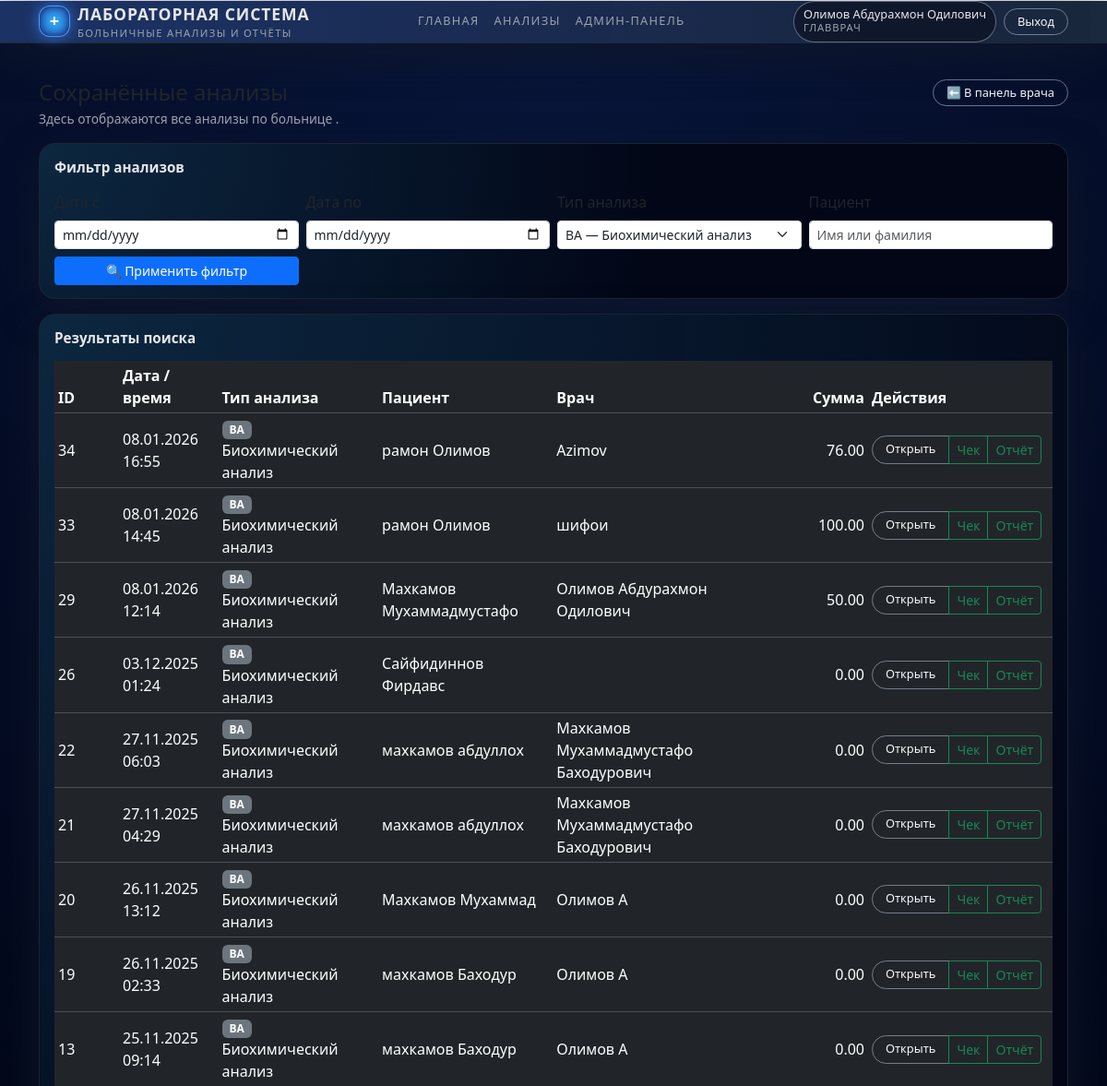
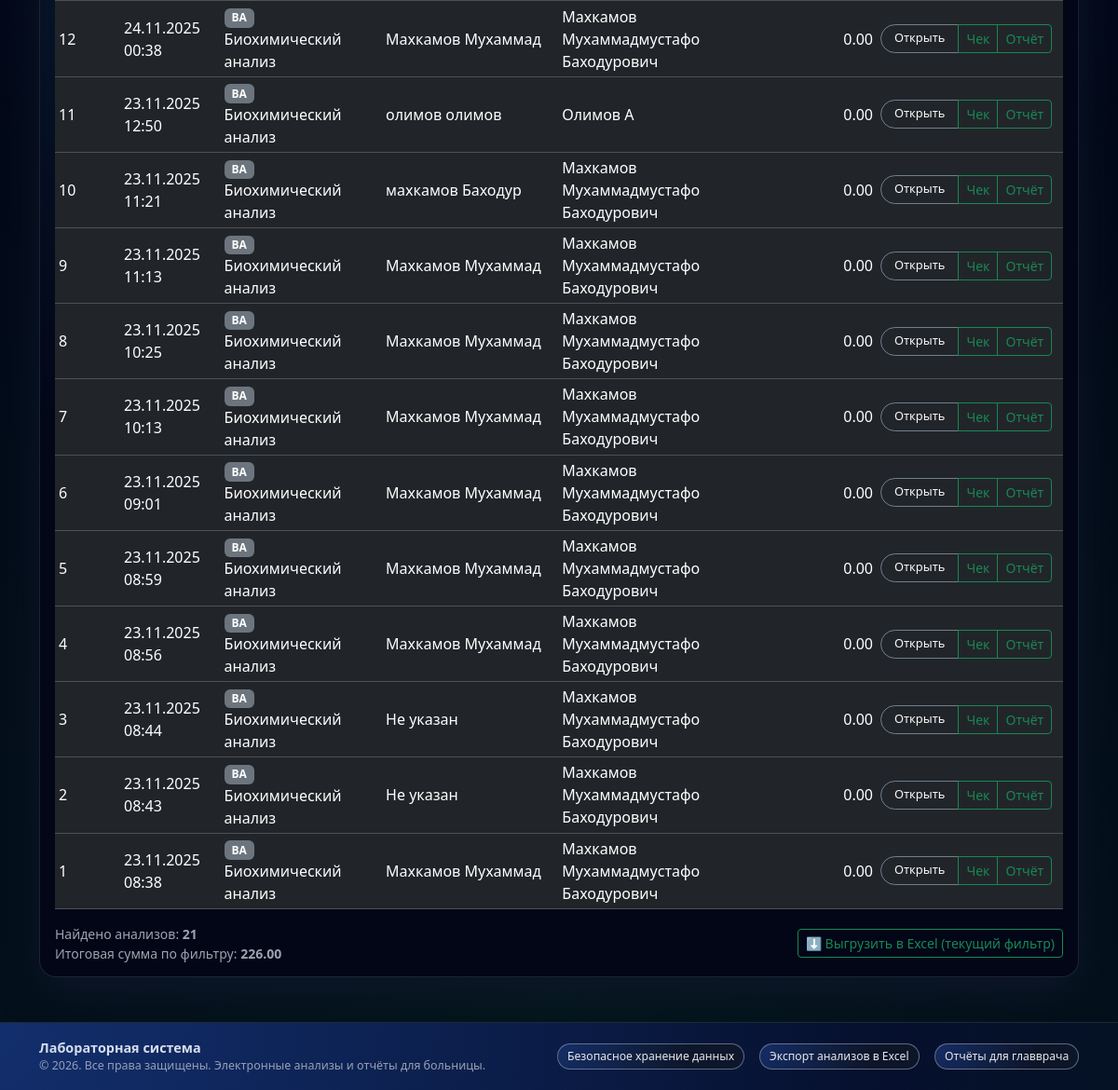
The page /pages/doctor/analyses_list.php?type_code=BA (signed in) on the database its author committed (2 pictures, top to bottom).
### tables this page shows
CREATE TABLE `patient_analyses` (
  `id` int(11) NOT NULL,
  `patient_id` int(11) DEFAULT NULL,
  `doctor_id` int(11) NOT NULL,
  `analysis_type_id` int(11) NOT NULL,
  `check_number` varchar(50) NOT NULL,
  `total_price` decimal(10,2) NOT NULL,
  `created_at` timestamp NOT NULL DEFAULT current_timestamp()
);

CREATE TABLE `analysis_types` (
  `id` int(11) NOT NULL,
  `code` varchar(20) NOT NULL,
  `name` varchar(100) NOT NULL
);

CREATE TABLE `patients` (
  `id` int(11) NOT NULL,
  `first_name` varchar(100) NOT NULL,
  `last_name` varchar(100) NOT NULL,
  `sex` enum('M','F') NOT NULL,
  `phones` varchar(100) DEFAULT NULL,
  `birth_date` date DEFAULT NULL,
  `age` int(11) DEFAULT NULL,
  `card_number` varchar(50) DEFAULT NULL,
  `created_at` datetime NOT NULL DEFAULT current_timestamp()
);

CREATE TABLE `users` (
  `id` int(11) NOT NULL,
  `login` varchar(50) NOT NULL,
  `password_hash` varchar(255) NOT NULL,
  `full_name` varchar(150) NOT NULL,
  `role` enum('doctor','admin','accept') NOT NULL DEFAULT 'doctor',
  `created_at` datetime NOT NULL DEFAULT current_timestamp()
);

### includes/functions.php (called while the page is built, shortened)
<?php
function is_auth(): bool
{
    return !empty($_SESSION['user_id']);
}
function is_admin(): bool
{
    return is_auth() && ($_SESSION['user_role'] ?? '') === 'admin';
}

### pages/doctor/analyses_list.php (the view, shortened to what this page needs)
<?php
require_once __DIR__ . '/../../includes/functions.php';
$isAdmin  = is_admin();
$dateFrom   = trim($_GET['date_from'] ?? '');
$dateTo     = trim($_GET['date_to'] ?? '');
$typeCode   = trim($_GET['type_code'] ?? '');
$patientQ   = trim($_GET['patient_q'] ?? '');
$sql = "
    SELECT
        pa.id,
        pa.check_number,
        pa.created_at,
        pa.total_price,
        t.code         AS analysis_type_code,
        t.name         AS analysis_type_name,
        p.first_name   AS patient_first_name,
        p.last_name    AS patient_last_name,
        u.full_name    AS doctor_name
    FROM patient_analyses pa
    JOIN analysis_types t ON pa.analysis_type_id = t.id
    LEFT JOIN patients p   ON pa.patient_id = p.id
    LEFT JOIN users u      ON pa.doctor_id = u.id
    WHERE 1=1
";
$params = [];
if ($typeCode !== '') {
    $sql .= " AND t.code = :type_code";
    $params['type_code'] = $typeCode;
}
$sql .= " ORDER BY pa.created_at DESC, pa.id DESC LIMIT 200";
$stmt = $pdo->prepare($sql);
$stmt->execute($params);
$analyses = $stmt->fetchAll();
$stmtTypes = $pdo->query("SELECT code, name FROM analysis_types ORDER BY name");
$types = $stmtTypes->fetchAll();
$grandTotal = 0.0;
foreach ($analyses as $row) {
    $grandTotal += (float)$row['total_price'];
}
require_once __DIR__ . '/../../includes/header.php';
?>
<link rel="stylesheet" href="/lab-system/public/css/doctor.css">
<div class="container py-4 doctor-main">
    <div class="row mb-3">
        <div class="col-12 col-lg-8">
            <h1 class="h4 mb-1">Сохранённые анализы</h1>
            <p class="doctor-subtitle mb-0">
                Здесь отображаются все анализы
                <?php if ($isAdmin): ?>
                    по больнице
                <?php else: ?>
                    оформленные вами
                <?php endif; ?>.
            </p>
        </div>
        <div class="col-12 col-lg-4 text-lg-end mt-3 mt-lg-0">
            <a href="/lab-system/index.php?page=doctor_main" class="btn btn-outline-light btn-sm">
                ⬅ В панель врача
            </a>
        </div>
    </div>
    <div class="doctor-panel mb-3">
        <h2 class="doctor-panel-title mb-3">Фильтр анализов</h2>
        <form method="get" action="/lab-system/index.php" class="row g-2 align-items-end">
            <div class="col-12 col-md-3">
                <label class="form-label form-label-sm">Дата с</label>
                <input
                    type="date"
                    name="date_from"
                    class="form-control form-control-sm"
                    value="<?php echo htmlspecialchars($dateFrom); ?>"
                >
            </div>
            <div class="col-12 col-md-3">
                <label class="form-label form-label-sm">Дата по</label>
                <input
                    type="date"
                    name="date_to"
                    class="form-control form-control-sm"
                    value="<?php echo htmlspecialchars($dateTo); ?>"
                >
            </div>
            <div class="col-12 col-md-3">
                <label class="form-label form-label-sm">Тип анализа</label>
                <select name="type_code" class="form-select form-select-sm">
                    <?php foreach ($types as $t): ?>
                        <option value="<?php echo htmlspecialchars($t['code']); ?>"
                            <?php echo ($typeCode === $t['code']) ? 'selected' : ''; ?>>
                            <?php echo htmlspecialchars($t['code'] . ' — ' . $t['name']); ?>
                        </option>
                    <?php endforeach; ?>
                </select>
            </div>
            <div class="col-12 col-md-3">
                <label class="form-label form-label-sm">Пациент</label>
                <input
                    type="text"
                    name="patient_q"
                    class="form-control form-control-sm"
                    placeholder="Имя или фамилия"
                    value="<?php echo htmlspecialchars($patientQ); ?>"
                >
            </div>
            <div class="col-12 col-md-3 mt-2">
                <button type="submit" class="btn btn-primary btn-sm w-100">
                    🔍 Применить фильтр
                </button>
            </div>
        </form>
    </div>
    <div class="doctor-panel">
        <h2 class="doctor-panel-title mb-3">Результаты поиска</h2>
        <div class="table-responsive">
            <table class="table table-sm table-dark align-middle mb-0">
                <thead>
                    <tr>
                        <th style="width: 70px;">ID</th>
                        <th>Дата / время</th>
                        <th>Тип анализа</th>
                        <th>Пациент</th>
                        <th>Врач</th>
                        <th class="text-end" style="width: 110px;">Сумма</th>
                        <th style="width: 200px;">Действия</th>
                    </tr>
                </thead>
                <tbody>
                    <?php if ($analyses): ?>
                        <?php foreach ($analyses as $row): ?>
                            <?php
                                $patientFullName = 'Не указан';
                                if (!empty($row['patient_last_name']) || !empty($row['patient_first_name'])) {
                                    $patientFullName = trim($row['patient_last_name'] . ' ' . $row['patient_first_name']);
                                }
                                $dt = $row['created_at']
                                    ? date('d.m.Y H:i', strtotime($row['created_at']))
                                    : '';
                            ?>
                            <tr>
                                <td><?php echo (int)$row['id']; ?></td>
                                <td><?php echo htmlspecialchars($dt); ?></td>
                                <td>
                                    <span class="badge bg-secondary me-1">
                                        <?php echo htmlspecialchars($row['analysis_type_code']); ?>
                                    </span>
                                    <?php echo htmlspecialchars($row['analysis_type_name']); ?>
                                </td>
                                <td><?php echo htmlspecialchars($patientFullName); ?></td>
                                <td><?php echo htmlspecialchars($row['doctor_name']); ?></td>
                                <td class="text-end">
                                    <?php echo number_format((float)$row['total_price'], 2, '.', ' '); ?>
                                </td>
                                <td>
                                    <div class="btn-group btn-group-sm" role="group">
                                        <a
                                            href="/lab-system/index.php?page=analysis_view&id=<?php echo (int)$row['id']; ?>"
                                            class="btn btn-outline-light btn-sm"
                                        >
                                            Открыть
                                        </a>
                                        <a
                                            href="/lab-system/pages/doctor/analysis_export.php?id=<?php echo (int)$row['id']; ?>&mode=check"
                                            class="btn btn-outline-success btn-sm"
                                        >
                                            Чек
                                        </a>
                                        <a
                                            href="/lab-system/pages/doctor/analysis_export.php?id=<?php echo (int)$row['id']; ?>&mode=full"
                                            class="btn btn-outline-success btn-sm"
                                        >
                                            Отчёт
                                        </a>
                                    </div>
                                </td>
                            </tr>
                        <?php endforeach; ?>
                    <?php endif; ?>
                </tbody>
            </table>
        </div>
        <div class="d-flex flex-column flex-md-row justify-content-between align-items-md-center mt-3 gap-2">
            <div class="text-muted-soft small">
                Найдено анализов: <strong><?php echo count($analyses); ?></strong><br>
                Итоговая сумма по фильтру:
                <strong><?php echo number_format($grandTotal, 2, '.', ' '); ?></strong>
            </div>
            <form method="get" action="/lab-system/pages/doctor/analyses_list_export.php" class="d-inline-block">
                <button type="submit" class="btn btn-sm btn-outline-success">
                    ⬇ Выгрузить в Excel (текущий фильтр)
                </button>
            </form>
        </div>
    </div>
</div>
<?php
require_once __DIR__ . '/../../includes/footer.php';

### public/css/base.css (style rules this page uses)
.btn-outline-light { border-radius: 999px; border-color: rgba(148, 163, 184, 0.7); padding: 4px 14px; font-size: 0.8rem; transition: background 220ms ease, border-color 220ms ease, box-shadow 220ms ease, transform 200ms ease; }
html, body { height: 100%; }
.text-muted-soft { color: #9ca3af; }

### public/css/doctor.css (style rules this page uses)
.doctor-main { padding-top: 24px; padding-bottom: 32px; }
.doctor-subtitle { color: #9ca3af; font-size: 0.86rem; }
.doctor-panel { background: radial-gradient(circle at top left, rgba(56, 189, 248, 0.18), transparent 60%), #020617; border-radius: 18px; border: 1px solid rgba(31, 41, 55, 0.85); padding: 16px 16px 14px; box-shadow: 0 16px 40px rgba(15, 23, 42, 0.85); }
.doctor-panel-title { font-size: 0.95rem; font-weight: 600; color: #e5e7eb; margin-bottom: 8px; }

### rows shown on the page
patient_analyses: id "34", created_at "08.01.2026 16:55", analysis_type.code "BA", analysis_type.name "Биохимический анализ", patient.first_name "рамон Олимов", users.full_name "Azimov", total_price "76.00"
patient_analyses: id "33", created_at "08.01.2026 14:45", analysis_type.code "BA", analysis_type.name "Биохимический анализ", patient.first_name "рамон Олимов", users.full_name "шифои", total_price "100.00"
patient_analyses: id "29", created_at "08.01.2026 12:14", analysis_type.code "BA", analysis_type.name "Биохимический анализ", patient.first_name "Махкамов Мухаммадмустафо", users.full_name "Олимов Абдурахмон Одилович", total_price "50.00"
patient_analyses: id "26", created_at "03.12.2025 01:24", analysis_type.code "BA", analysis_type.name "Биохимический анализ", patient.first_name "Сайфидиннов Фирдавс", total_price "0.00"
patient_analyses: id "22", created_at "27.11.2025 06:03", analysis_type.code "BA", analysis_type.name "Биохимический анализ", patient.first_name "махкамов абдуллох", users.full_name "Махкамов Мухаммадмустафо Баходурович", total_price "0.00"
patient_analyses: id "21", created_at "27.11.2025 04:29", analysis_type.code "BA", analysis_type.name "Биохимический анализ", patient.first_name "махкамов абдуллох", users.full_name "Махкамов Мухаммадмустафо Баходурович", total_price "0.00"
patient_analyses: id "20", created_at "26.11.2025 13:12", analysis_type.code "BA", analysis_type.name "Биохимический анализ", patient.first_name "Махкамов Мухаммад", users.full_name "Олимов А", total_price "0.00"
patient_analyses: id "19", created_at "26.11.2025 02:33", analysis_type.code "BA", analysis_type.name "Биохимический анализ", patient.first_name "махкамов Баходур", users.full_name "Олимов А", total_price "0.00"
patient_analyses: id "13", created_at "25.11.2025 09:14", analysis_type.code "BA", analysis_type.name "Биохимический анализ", patient.first_name "махкамов Баходур", users.full_name "Олимов А", total_price "0.00"
patient_analyses: id "12", created_at "24.11.2025 00:38", analysis_type.code "BA", analysis_type.name "Биохимический анализ", patient.first_name "Махкамов Мухаммад", users.full_name "Махкамов Мухаммадмустафо Баходурович", total_price "0.00"
patient_analyses: id "11", created_at "23.11.2025 12:50", analysis_type.code "BA", analysis_type.name "Биохимический анализ", patient.first_name "олимов олимов", users.full_name "Олимов А", total_price "0.00"
patient_analyses: id "10", created_at "23.11.2025 11:21", analysis_type.code "BA", analysis_type.name "Биохимический анализ", patient.first_name "махкамов Баходур", users.full_name "Махкамов Мухаммадмустафо Баходурович", total_price "0.00"
patient_analyses: id "9", created_at "23.11.2025 11:13", analysis_type.code "BA", analysis_type.name "Биохимический анализ", patient.first_name "Махкамов Мухаммад", users.full_name "Махкамов Мухаммадмустафо Баходурович", total_price "0.00"
patient_analyses: id "8", created_at "23.11.2025 10:25", analysis_type.code "BA", analysis_type.name "Биохимический анализ", patient.first_name "Махкамов Мухаммад", users.full_name "Махкамов Мухаммадмустафо Баходурович", total_price "0.00"
patient_analyses: id "7", created_at "23.11.2025 10:13", analysis_type.code "BA", analysis_type.name "Биохимический анализ", patient.first_name "Махкамов Мухаммад", users.full_name "Махкамов Мухаммадмустафо Баходурович", total_price "0.00"
patient_analyses: id "6", created_at "23.11.2025 09:01", analysis_type.code "BA", analysis_type.name "Биохимический анализ", patient.first_name "Махкамов Мухаммад", users.full_name "Махкамов Мухаммадмустафо Баходурович", total_price "0.00"
patient_analyses: id "5", created_at "23.11.2025 08:59", analysis_type.code "BA", analysis_type.name "Биохимический анализ", patient.first_name "Махкамов Мухаммад", users.full_name "Махкамов Мухаммадмустафо Баходурович", total_price "0.00"
patient_analyses: id "4", created_at "23.11.2025 08:56", analysis_type.code "BA", analysis_type.name "Биохимический анализ", patient.first_name "Махкамов Мухаммад", users.full_name "Махкамов Мухаммадмустафо Баходурович", total_price "0.00"
patient_analyses: id "3", created_at "23.11.2025 08:44", analysis_type.code "BA", analysis_type.name "Биохимический анализ", patientFullName "Не указан", users.full_name "Махкамов Мухаммадмустафо Баходурович", total_price "0.00"
patient_analyses: id "2", created_at "23.11.2025 08:43", analysis_type.code "BA", analysis_type.name "Биохимический анализ", patientFullName "Не указан", users.full_name "Махкамов Мухаммадмустафо Баходурович", total_price "0.00"
patient_analyses: id "1", created_at "23.11.2025 08:38", analysis_type.code "BA", analysis_type.name "Биохимический анализ", patient.first_name "Махкамов Мухаммад", users.full_name "Махкамов Мухаммадмустафо Баходурович", total_price "0.00"

### other values the page prints
current_user_name() "Олимов Абдурахмон Одилович"
count($analyses) "21"
$grandTotal "226.00"
form field type_code "BA — Биохимический анализ"
